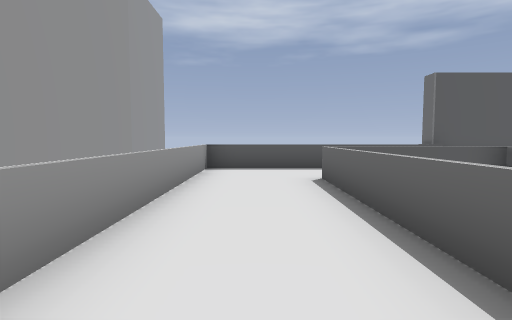
[1] (above)

16 first-person views from a walk through a Godot game level. The camera is 1.5 m above the floor, tilts 4° down and sees 80° across. The floor is counted in squares, 2 m on a side. Each view is taken from the middle of a square. On the plan, view 1 faces up. The plan holds only what a view shows up to about 10 squares ahead; the rest is blank. The place goes on beyond the plan. Some surface patterns are stand-ins.

[2]
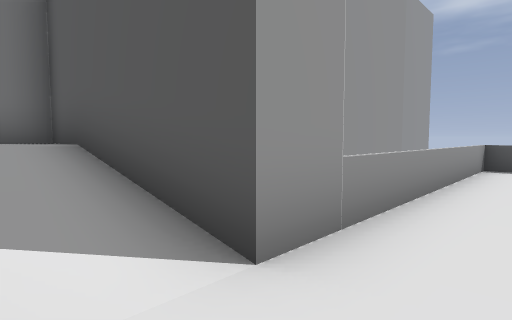

[3]
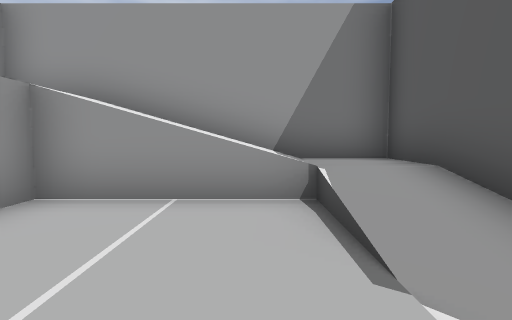

[4]
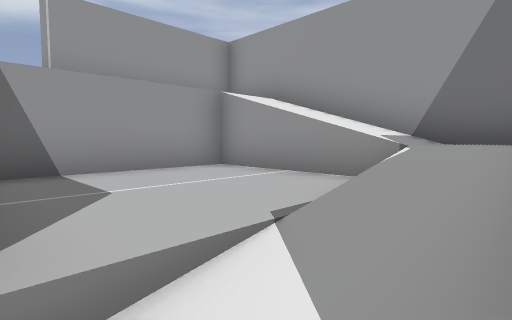

[5]
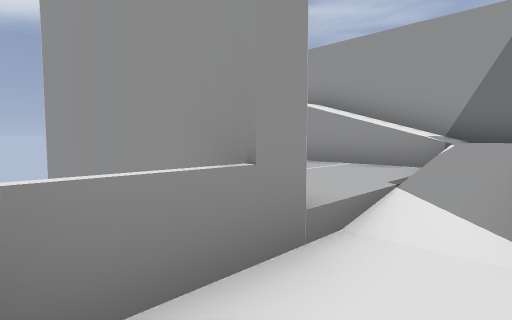

[6]
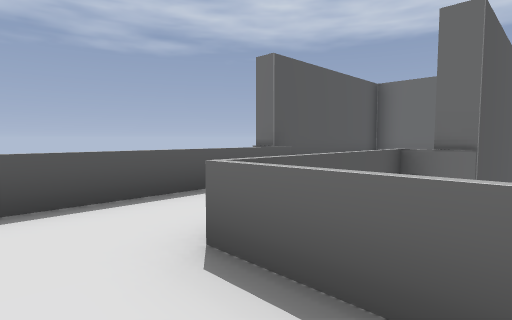

[7]
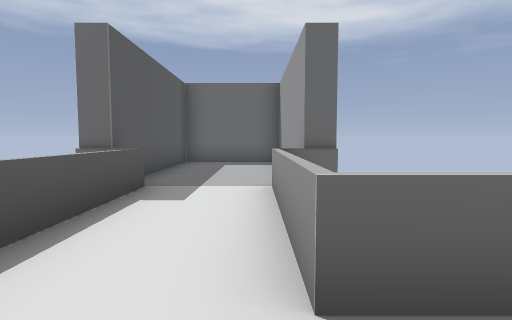

[8]
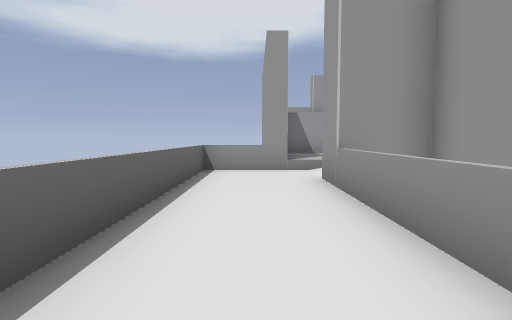

[9]
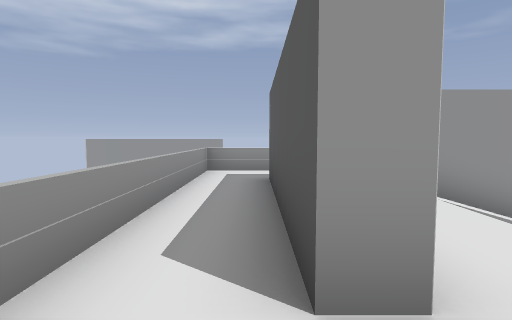

[10]
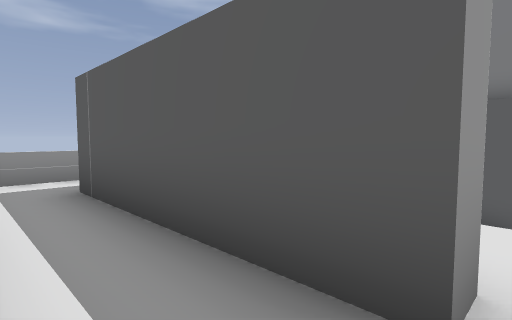

[11]
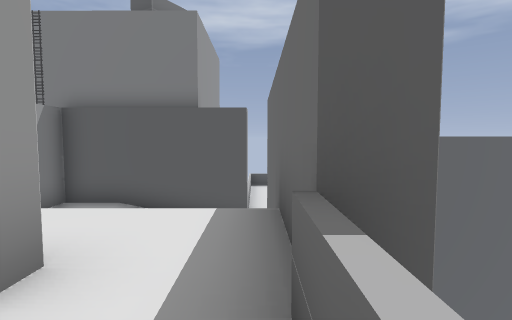

[12]
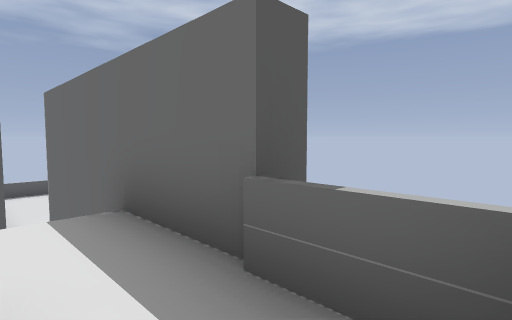

[13]
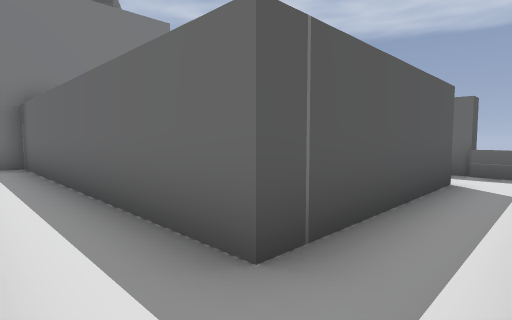

[14]
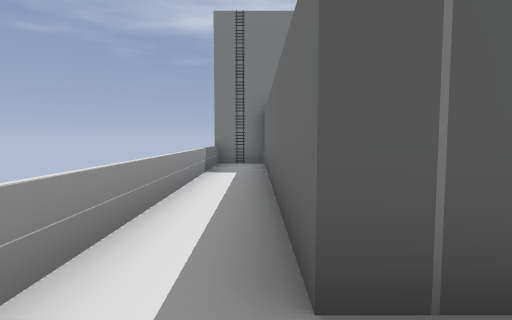

[15]
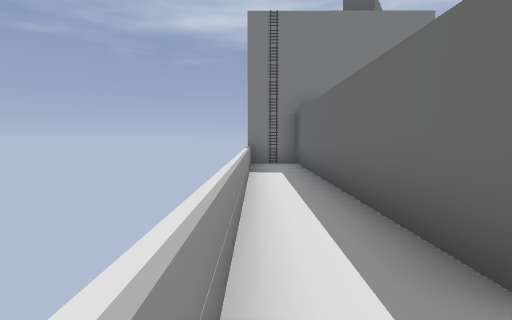

[16]
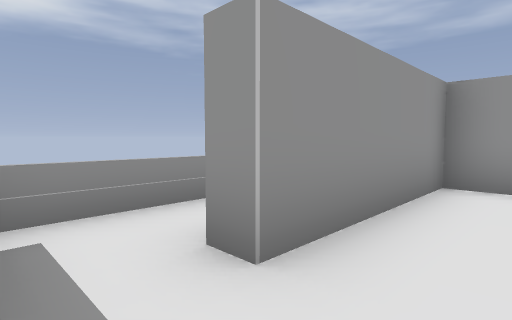

### Floor plan
Key: @ floor where view 1 was taken; # wall or solid block; . main floor; : floor 0.5 m higher than the main floor; + floor 1.25 m higher than the main floor; * floor 3.25 m higher than the main floor; / step, stairs or slope; = window, fence, low wall or low ledge.
Columns run from 9 left of view 1 to 10 right of it. Each row starts with its distance up from view 1.
  9              #######
  8        ##=====.....#
  7        #...........#
  6        #...........#
  5        #...#########
  4        #...#
  3        #...#
  2 ###   ##...#
  1 #*######...#
  0 #*#++///.@.#
 -1 #*#++///...#
 -2 #*#//::::###
 -3 #*#//::::#
 -4 #*#//::::#
 -5 #*#******#
 -6 #*#******#
 -7 #*#####**#
 -8 #********#
 -9 ##########

Where each view was taken, in squares from view 1:
view 1: 0 up, 0 right, facing up
view 2: 1 down, 0 right, facing up-left
view 3: 2 down, 1 left, facing left
view 4: 0 up, 1 left, facing down-left
view 5: 0 up, 1 right, facing down-left
view 6: 4 up, 0 right, facing up-right
view 7: 6 up, 0 right, facing right
view 8: 6 up, 0 right, facing down
view 9: 7 down, 1 left, facing left
view 10: 8 down, 2 left, facing up-left
view 11: 8 down, 1 left, facing up
view 12: 8 down, 2 left, facing up-right
view 13: 8 down, 8 left, facing up-right
view 14: 8 down, 7 left, facing up
view 15: 8 down, 8 left, facing up
view 16: 5 down, 1 left, facing down-left
